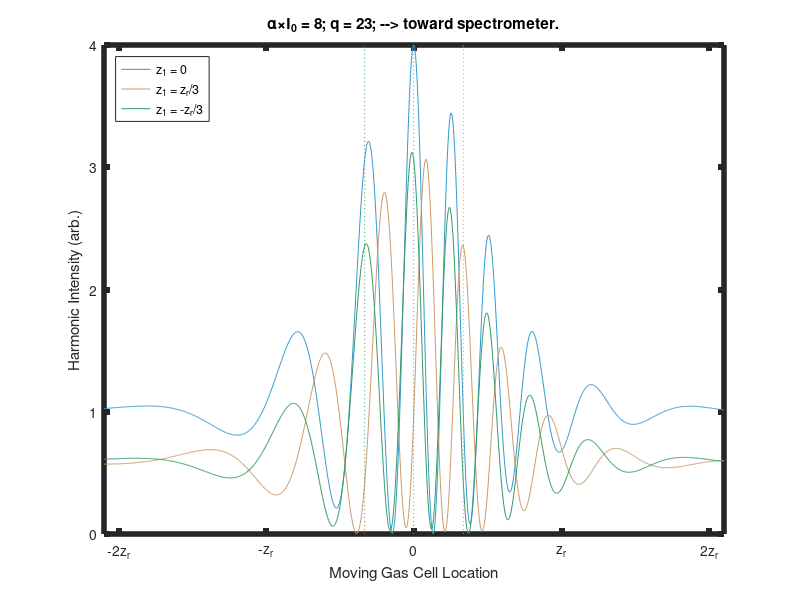

Write the MATLAB code that produced this figure. (Note: this script raises an error after producing the figure.)
% Two target calculation using analytic HHG model
% sense of z matters for CEP phase, whereas dipole phase is symmetric wrt z
% "visibility" best when moving target through focal plane, encountering low
% values of dI/dz;
% Normalised longitudinal coordinates (z/zr) used throughout.
% see equation (5) in Catoire et al. PRA 94,063401 (2016) for info on
% model.
% alpha = 4E-14 corresponds to short trajectory.
% First part shows two target fringe patterns for three different fixed
% target posistions.
% Second part shows modualation "k-vector" linear dependence on q and how
% this differs from Gouy only model (as per Laban PRL 2012 paper).
% Third part shows the plot derived for a single order as a function of all
% possible combinations of two cell locations.
% Fourth part just shows a typical modulation pattern.

%%
zr = 3; % Rayleigh range (mm)
I_0 = 2E14; % peak intensity (W/cm^2)
q = 23; % harmonic order
q_eff = 2.5; % effective nonlinearity
alpha = 4E-14; % alpha coefficient (cm^2/W)

z = 2.1*linspace(-zr,zr,1000); % span of z locations
Iz = 1./(1+(z./zr).^2); % Fundamental intensity variation with z
CEP = -atan(z/zr); % Gouy phase - sign important

% three choices of static target location
[~,pix_targ(1)] =min(abs(z-0)); % at the focal plane
[~,pix_targ(2)] =min(abs(z-zr/3)); % z_r/3 toward laser
[~,pix_targ(3)] =min(abs(z+zr/3)); % z_r/3 away from laser

% some pretty colors
c{1} = [0.1 0.3 0.4]*2;
c{2} = [0.4 0.3 0.2]*2;
c{3} = [0.1 0.3 0.2]*2;

% Harmonic field according to Catoire et al.
A_q = Iz.^q_eff.*exp(-1i*(q*CEP+alpha*I_0*Iz));
% calculate interference pattern for three different static target lcoations
figure(1)
for i = 1:3
    A_s = A_q(pix_targ(i));

    I_total = abs(A_s+A_q).^2;
    
    plot(z,I_total,'color',c{i})
    hold on
end
% plot locations of static target with dotted lines
plot(ones(1,20)*z(pix_targ(1)),linspace(0,4,20),':','color',c{1})
plot(ones(1,20)*z(pix_targ(2)),linspace(0,4,20),':','color',c{2})
plot(ones(1,20)*z(pix_targ(3)),linspace(0,4,20),':','color',c{3})
hold off
legend('z_1 = 0','z_1 = z_r/3','z_1 = -z_r/3','location','northwest')
axis tight
set(gca,'xtick',[-2*zr -zr 0 zr 2*zr],'xticklabel',{'-2z_r', '-z_r', '0', 'z_r', '2z_r'},'linewidth',4)
title(['\alpha\timesI_0 = ' num2str(alpha*I_0) '; q = ' num2str(q) '; --> toward spectrometer.'])
ylabel('Harmonic Intensity (arb.)')
xlabel('Moving Gas Cell Location')
%% Same model as above, just varying q.
% Fix target at focal plane, find first maximia location as a fn. of q
clear all
zr = 3; % Rayleigh range (mm)
I_0 = 2E14; % peak intensity (W/cm^2)
q_eff = 2.5; % effective nonlinearity
alpha = 4E-14; % alpha coefficient (cm^2/W)

z = linspace(0,zr,1000); % span of z locations
Iz = 1./(1+(z./zr).^2); % Fundamental intensity variation with z
CEP = -atan(z/zr); % Gouy phase - sign important

% three choices of static target location
%[~,pix_targ] =min(abs(z-0)); % at the focal plane
%[~,pix_targ] =min(abs(z-zr/3)); % z_r/3 toward laser
[~,pix_targ] =min(abs(z+zr/3)); % z_r/3 away from laser

% Harmonic field according to Catoire et al.
q_all = 17:2:29;
for i=1:length(q_all)
    q = q_all(i);
    A_q = Iz.^q_eff.*exp(-1i*(q*CEP+alpha*I_0*Iz));
    A_s = A_q(pix_targ);
    I_total = abs(A_s+A_q).^2;
    [a,b] = findpeaks(I_total,'Npeaks',1);
    mod_x(i) = z(b);
end
% plot "k-vector" as defined in Kevin's document (15/03/2017)
figure(2)
plot(q_all,2*pi./mod_x,'o')
line_fit = polyfit(q_all,2*pi./mod_x,1);
hold on
plot(q_all,polyval(line_fit,q_all))
plot(q_all,q_all/zr)
hold off
legend('Calculated values','Linear fit','q/z_r','location','northwest')
xlabel('q')
ylabel('"k-vector" (mm^{-1})')
set(gca,'xtick',q_all,'linewidth',4)
%%
%set(gcf, 'PaperPositionMode', 'auto');
%print -depsc2 Two-source-fringes.eps
%close
%% plot as function of z_1 and z_2
clear all
zr = 3; % Rayleigh range (mm)
I_0 = 2E14; % peak intensity (W/cm^2)
q = 23; % harmonic order
q_eff = 2.5; % effective nonlinearity
alpha = 4E-14; % alpha coefficient (cm^2/W)

z = 2.1*linspace(-zr,zr,1000); % span of z locations
Iz = 1./(1+(z./zr).^2); % Fundamental intensity variation with z
CEP = -atan(z/zr); % Gouy phase - sign important
A_q = Iz.^q_eff.*exp(-1i*(q*CEP+alpha*I_0*Iz));
for i = 1:length(z)
    for j = 1:length(z)
          A_q = Iz(i).^q_eff.*exp(-1i*(q*CEP(i)+alpha*I_0*Iz(i)));
          A_s = Iz(j).^q_eff.*exp(-1i*(q*CEP(j)+alpha*I_0*Iz(j)));
          I_total(i,j) = abs(A_s+A_q).^2;
    end
end
figure(3)
mesh(z/zr,z/zr,I_total)
view(2)
axis tight
daspect([1 1 1])
xlabel('z_1/z_r')
ylabel('z_2/z_r')
title(['q=' num2str(q) '; All combinations of {z_1,z_2}'])
%%
figure(4)
plot(z/zr,I_total(:,500))
axis tight
xlabel('z_2/z_r')
title('Typical Interference Pattern') 